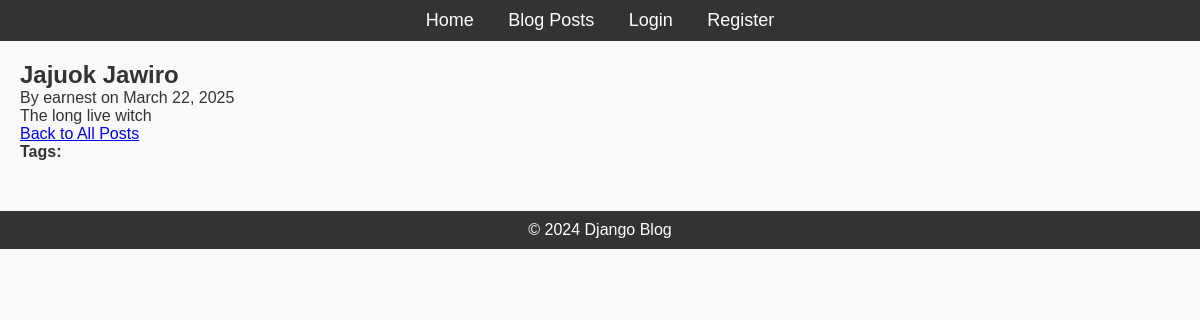
Screenshot of /post/11/ with the database file from the repository.
### blog/models.py (models this page shows, shortened)
class Post(models.Model):
    title = models.CharField(max_length=200)
    content = models.TextField()
    published_date = models.DateTimeField(auto_now_add=True)
    author = models.ForeignKey(User, on_delete=models.CASCADE, related_name="posts")
    tags = models.ManyToManyField(Tag, related_name='posts', blank=True)

### blog/views.py (the view)
# urls.py: path('post/<int:pk>/', PostDetailView.as_view(), name='post-detail'),
class PostDetailView(DetailView):
    model = Post
    template_name = 'blog/post_detail.html'

### blog/templates/blog/post_detail.html (shortened to what this page needs)
{% extends 'blog/base.html' %} {% block content %}
<h2>{{ post.title }}</h2>
<p>By {{ post.author }} on {{ post.published_date|date:"F j, Y" }}</p>
<p>{{ post.content }}</p>
<a href="{% url 'posts' %}">Back to All Posts</a>
<p>
  <strong>Tags:</strong>
</p>
{% endblock %}

### blog/static/blog/style.css (style rules this page uses)
* { margin: 0; padding: 0; box-sizing: border-box; }
body { font-family: Arial, sans-serif; background-color: #f9f9f9; color: #333; }

### rows the page displays
Post: title "Jajuok Jawiro", author "earnest", published_date "March 22, 2025", content "The long live witch"
